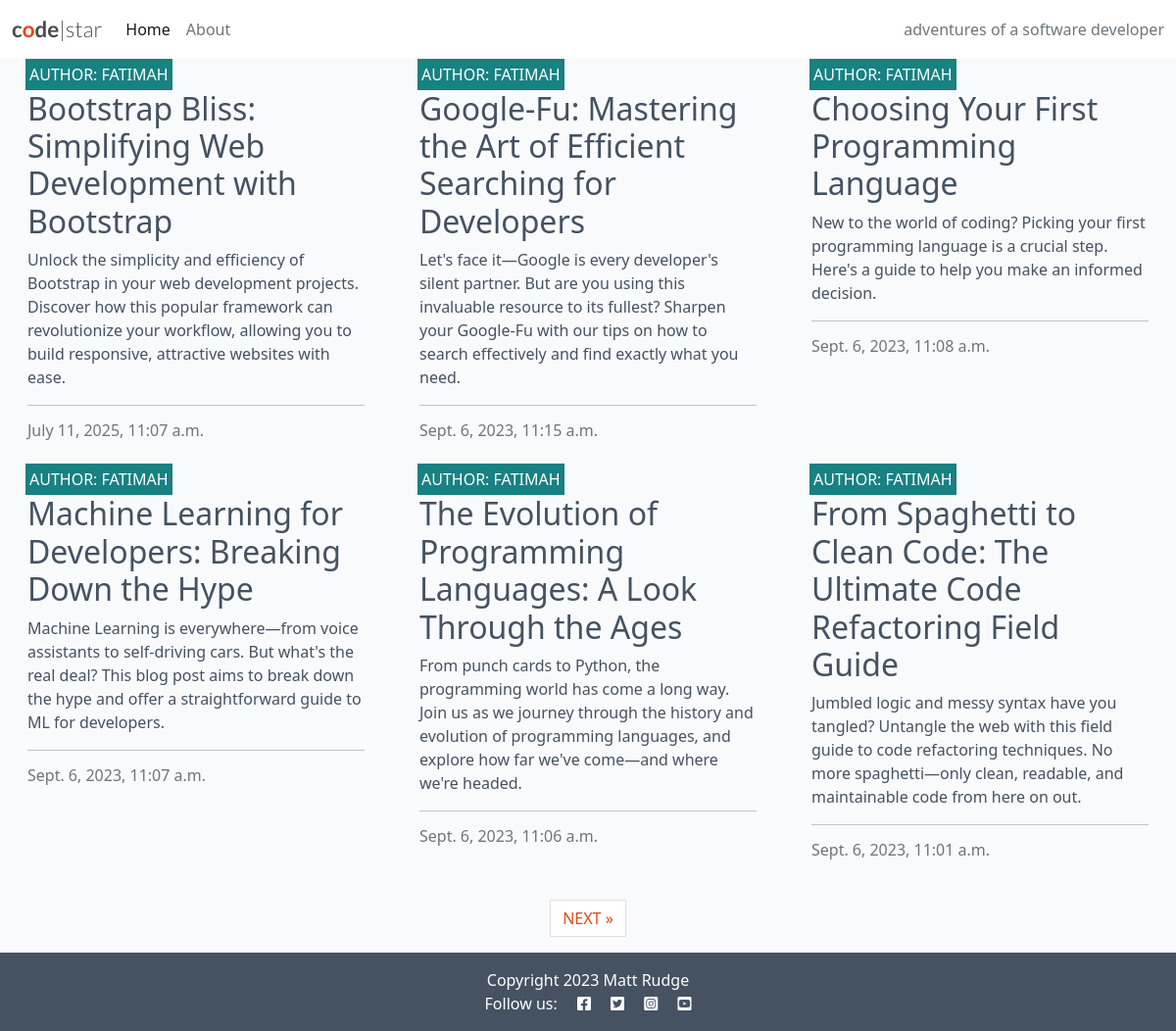
The page / on the database its author committed.
### blog/models.py (models this page shows, shortened)
class Post(models.Model):
    title = models.CharField(max_length=200, unique=True)
    slug = models.SlugField(max_length=200, unique=True)
    author = models.ForeignKey(
        User, on_delete=models.CASCADE, related_name="blog_posts"
    )
    content = models.TextField()
    created_on = models.DateTimeField(auto_now_add=True)
    status = models.IntegerField(choices=STATUS, default=0)
    excerpt = models.TextField(blank=True)
    updated_on = models.DateTimeField(auto_now=True)
    class Meta:
        ordering = ["-created_on"]

### blog/views.py (the view)
# urls.py: path('', views.PostList.as_view(), name='home'),
class PostList(generic.ListView):
    queryset = Post.objects.filter(status=1)
    template_name = "blog/index.html"
    paginate_by = 6

### templates/blog/index.html (shortened to what this page needs)
{% extends "base.html" %}
{% block content %}
<div class="container-fluid">
    <div class="row">
        <div class="col-12 mt-3 left">
            <div class="row">
                {% for post in post_list %}
                <div class="col-md-4">
                    <div class="card mb-4">
                        <div class="card-body">
                            <div class="image-container">
                                <div class="image-flash">
                                    <p class="author">Author: {{ post.author }}</p>
                                </div>
                            </div>
                            <a href="{% url 'post_detail' post.slug %}" class="post-link">
                                <h2 class="card-title">{{ post.title }}</h2>
                                <p class="card-text">{{ post.excerpt }}</p>
                            </a>
                            <hr />
                            <p class="card-text text-muted h6">{{ post.created_on}}
                            </p>
                        </div>
                    </div>
                </div>
                {% if forloop.counter|divisibleby:3 %}
            </div>
            <div class="row">
                {% endif %}
                {% endfor %}
            </div>
        </div>
    </div>
    {% if is_paginated %}
    <nav aria-label="Page navigation">
        <ul class="pagination justify-content-center">
    {% if page_obj.has_next %}
    <li>
        <a href="?page={{ page_obj.next_page_number }}"
          class="page-link">NEXT &raquo;</a>
    </li>
    {% endif %}
</ul>
    </nav>
    {% endif %}
</div>
{% endblock %}
{% block copyright %}
    Copyright 2023 Matt Rudge
{% endblock %}

### static/css/style.css (style rules this page uses)
body { background-color: #F9FAFC; }
.main-bg { background-color: #F9FAFC; }
.card { border: none; background-color: transparent; }
.image-container { position: relative; }
.image-flash { position: absolute; bottom: 5%; min-width: 30%; left: -2px; background-color: #188181; }
.author { color: white; margin: 4px; text-transform: uppercase; }
.post-link { text-decoration: none; color: #445261; }
.post-link:hover, .page-link { color: #E84610; }

### rows shown on the page
Post: author "FATIMAH", title "Bootstrap Bliss: Simplifying Web Development with Bootstrap", excerpt "Unlock the simplicity and efficiency of Bootstrap in your web development projects. Discover how this popular framework can revolutionize your workflow, allowing you to build responsive, attractive websites with ease.", created_on "July 11, 2025, 11:07 a.m."
Post: author "FATIMAH", title "Google-Fu: Mastering the Art of Efficient Searching for Developers", excerpt "Let's face it—Google is every developer's silent partner. But are you using this invaluable resource to its fullest? Sharpen your Google-Fu with our tips on how to search effectively and find exactly what you need.", created_on "Sept. 6, 2023, 11:15 a.m."
Post: author "FATIMAH", title "Choosing Your First Programming Language", excerpt "New to the world of coding? Picking your first programming language is a crucial step. Here's a guide to help you make an informed decision.", created_on "Sept. 6, 2023, 11:08 a.m."
Post: author "FATIMAH", title "Machine Learning for Developers: Breaking Down the Hype", excerpt "Machine Learning is everywhere—from voice assistants to self-driving cars. But what's the real deal? This blog post aims to break down the hype and offer a straightforward guide to ML for developers.", created_on "Sept. 6, 2023, 11:07 a.m."
Post: author "FATIMAH", title "The Evolution of Programming Languages: A Look Through the Ages", excerpt "From punch cards to Python, the programming world has come a long way. Join us as we journey through the history and evolution of programming languages, and explore how far we've come—and where we're headed.", created_on "Sept. 6, 2023, 11:06 a.m."
Post: author "FATIMAH", title "From Spaghetti to Clean Code: The Ultimate Code Refactoring Field Guide", excerpt "Jumbled logic and messy syntax have you tangled? Untangle the web with this field guide to code refactoring techniques. No more spaghetti—only clean, readable, and maintainable code from here on out.", created_on "Sept. 6, 2023, 11:01 a.m."
